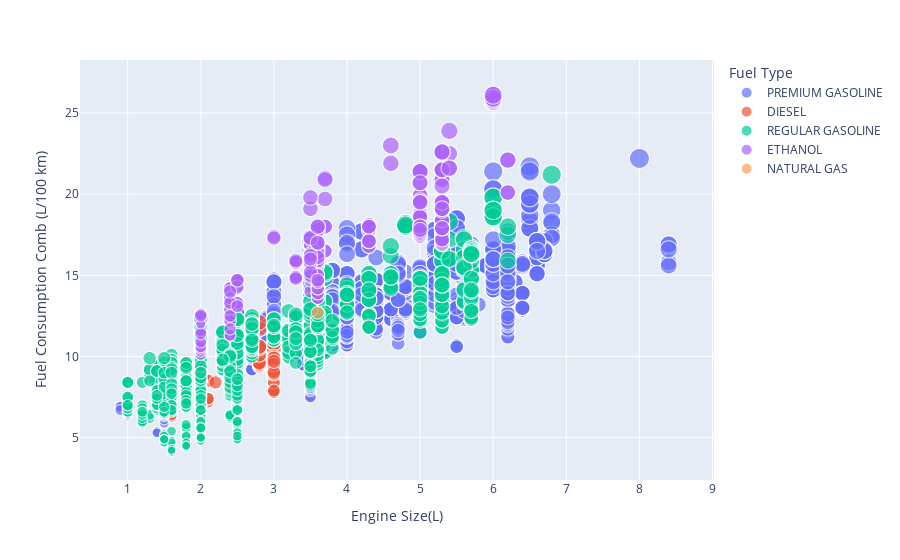

This figure's notebook cell:
### Markdown cell above
From these kernel density plot, it can be seen that Fuel Consumption in Highway is less than Fuel Consumption in City for all types of fuels and this is due to less traffic and less vehicles on highway.

### Code cell
fig = px.scatter(df, x="Engine Size(L)", y="Fuel Consumption Comb (L/100 km)",
                 color="Fuel Type",
                 size='CO2 Emissions(g/km)')
  
fig.show()

### Figure 1 — Plotly figure (JSON) as saved in the notebook; plotly's stock layout.template omitted (floating-point values rounded to 4 significant figures; data arrays with more than 128 entries replaced by an {"elided": "..."} marker saying what was removed)
{"data": [{"hovertemplate": "Fuel Type=PREMIUM GASOLINE<br>Engine Size(L)=%{x}<br>Fuel Consumption Comb (L/100 km)=%{y}<br>CO2 Emissions(g/km)=%{marker.size}<extra></extra>", "legendgroup": "PREMIUM GASOLINE", "marker": {"color": "#636efa", "size": {"elided": "2641 int values"}, "sizemode": "area", "sizeref": 1.305, "symbol": "circle"}, "mode": "markers", "name": "PREMIUM GASOLINE", "showlegend": true, "type": "scattergl", "x": {"elided": "2641 float values"}, "xaxis": "x", "y": {"elided": "2641 float values"}, "yaxis": "y"}, {"hovertemplate": "Fuel Type=DIESEL<br>Engine Size(L)=%{x}<br>Fuel Consumption Comb (L/100 km)=%{y}<br>CO2 Emissions(g/km)=%{marker.size}<extra></extra>", "legendgroup": "DIESEL", "marker": {"color": "#EF553B", "size": {"elided": "146 int values"}, "sizemode": "area", "sizeref": 1.305, "symbol": "circle"}, "mode": "markers", "name": "DIESEL", "showlegend": true, "type": "scattergl", "x": {"elided": "146 float values"}, "xaxis": "x", "y": {"elided": "146 float values"}, "yaxis": "y"}, {"hovertemplate": "Fuel Type=REGULAR GASOLINE<br>Engine Size(L)=%{x}<br>Fuel Consumption Comb (L/100 km)=%{y}<br>CO2 Emissions(g/km)=%{marker.size}<extra></extra>", "legendgroup": "REGULAR GASOLINE", "marker": {"color": "#00cc96", "size": {"elided": "2878 int values"}, "sizemode": "area", "sizeref": 1.305, "symbol": "circle"}, "mode": "markers", "name": "REGULAR GASOLINE", "showlegend": true, "type": "scattergl", "x": {"elided": "2878 float values"}, "xaxis": "x", "y": {"elided": "2878 float values"}, "yaxis": "y"}, {"hovertemplate": "Fuel Type=ETHANOL<br>Engine Size(L)=%{x}<br>Fuel Consumption Comb (L/100 km)=%{y}<br>CO2 Emissions(g/km)=%{marker.size}<extra></extra>", "legendgroup": "ETHANOL", "marker": {"color": "#ab63fa", "size": {"elided": "325 int values"}, "sizemode": "area", "sizeref": 1.305, "symbol": "circle"}, "mode": "markers", "name": "ETHANOL", "showlegend": true, "type": "scattergl", "x": {"elided": "325 float values"}, "xaxis": "x", "y": {"elided": "325 float values"}, "yaxis": "y"}, {"hovertemplate": "Fuel Type=NATURAL GAS<br>Engine Size(L)=%{x}<br>Fuel Consumption Comb (L/100 km)=%{y}<br>CO2 Emissions(g/km)=%{marker.size}<extra></extra>", "legendgroup": "NATURAL GAS", "marker": {"color": "#FFA15A", "size": [213], "sizemode": "area", "sizeref": 1.305, "symbol": "circle"}, "mode": "markers", "name": "NATURAL GAS", "showlegend": true, "type": "scattergl", "x": [3.6], "xaxis": "x", "y": [12.7], "yaxis": "y"}], "layout": {"legend": {"itemsizing": "constant", "title": {"text": "Fuel Type"}, "tracegroupgap": 0}, "margin": {"t": 60}, "xaxis": {"anchor": "y", "domain": [0, 1], "title": {"text": "Engine Size(L)"}}, "yaxis": {"anchor": "x", "domain": [0, 1], "title": {"text": "Fuel Consumption Comb (L/100 km)"}}}}
